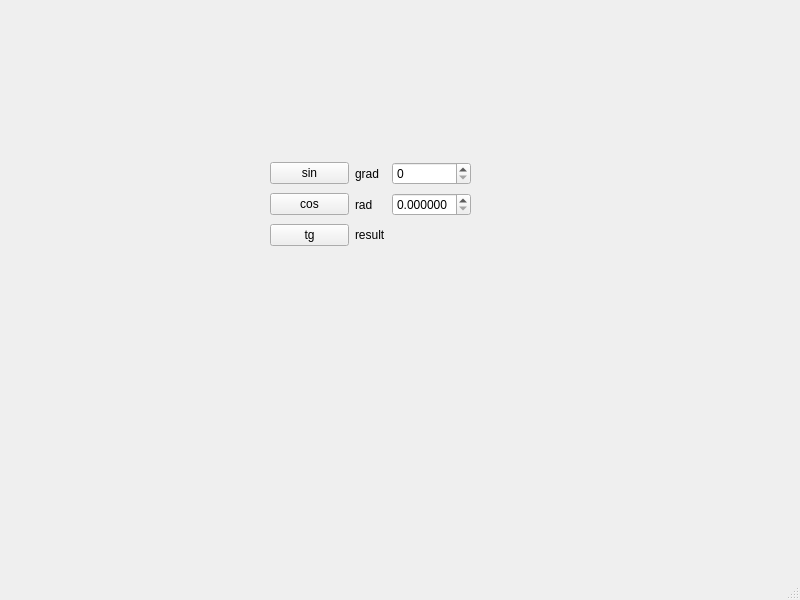
<?xml version="1.0" encoding="UTF-8"?>
<ui version="4.0">
 <class>MainWindow</class>
 <widget class="QMainWindow" name="MainWindow">
  <property name="geometry">
   <rect>
    <x>0</x>
    <y>0</y>
    <width>800</width>
    <height>600</height>
   </rect>
  </property>
  <property name="windowTitle">
   <string>MainWindow</string>
  </property>
  <widget class="QWidget" name="centralwidget">
   <widget class="QWidget" name="gridLayoutWidget">
    <property name="geometry">
     <rect>
      <x>270</x>
      <y>160</y>
      <width>201</width>
      <height>88</height>
     </rect>
    </property>
    <layout class="QGridLayout" name="gridLayout">
     <item row="2" column="1">
      <widget class="QLabel" name="label_3">
       <property name="text">
        <string>result</string>
       </property>
      </widget>
     </item>
     <item row="1" column="0">
      <widget class="QPushButton" name="cosButton">
       <property name="text">
        <string>cos</string>
       </property>
      </widget>
     </item>
     <item row="0" column="1">
      <widget class="QLabel" name="label">
       <property name="text">
        <string>grad</string>
       </property>
      </widget>
     </item>
     <item row="0" column="0">
      <widget class="QPushButton" name="sinButton">
       <property name="text">
        <string>sin</string>
       </property>
      </widget>
     </item>
     <item row="2" column="0">
      <widget class="QPushButton" name="tgButton">
       <property name="text">
        <string>tg</string>
       </property>
      </widget>
     </item>
     <item row="1" column="1">
      <widget class="QLabel" name="label_2">
       <property name="text">
        <string>rad</string>
       </property>
      </widget>
     </item>
     <item row="0" column="2">
      <widget class="QSpinBox" name="gradspinBox">
       <property name="singleStep">
        <number>5</number>
       </property>
      </widget>
     </item>
     <item row="1" column="2">
      <widget class="QDoubleSpinBox" name="radSpinBox">
       <property name="decimals">
        <number>6</number>
       </property>
       <property name="singleStep">
        <double>0.087266000000000</double>
       </property>
      </widget>
     </item>
     <item row="2" column="2">
      <widget class="QLabel" name="resultLabel">
       <property name="text">
        <string/>
       </property>
      </widget>
     </item>
    </layout>
   </widget>
  </widget>
  <widget class="QMenuBar" name="menubar">
   <property name="geometry">
    <rect>
     <x>0</x>
     <y>0</y>
     <width>800</width>
     <height>21</height>
    </rect>
   </property>
  </widget>
  <widget class="QStatusBar" name="statusbar"/>
 </widget>
 <resources/>
 <connections/>
</ui>
